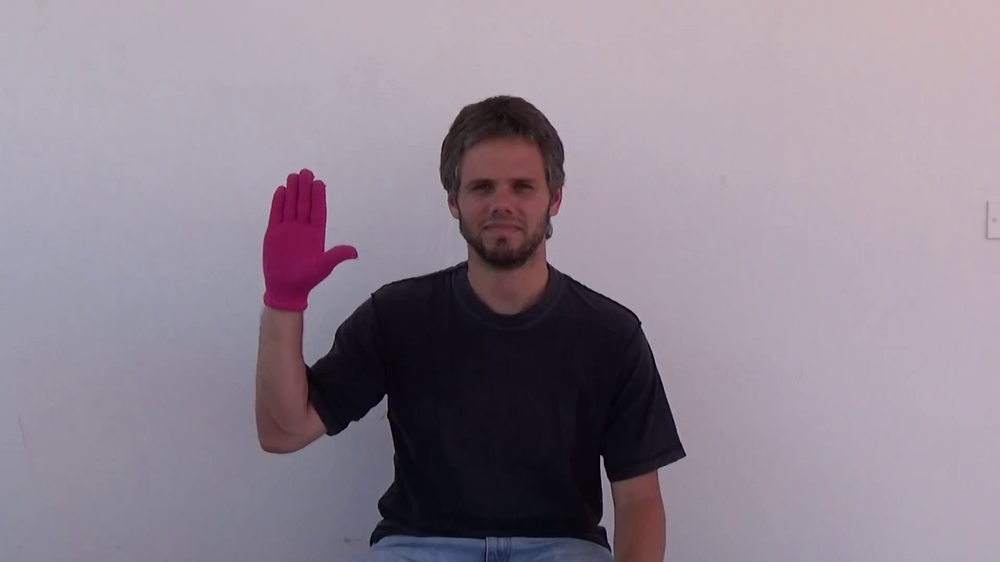
#> input picture image_test/001_010_003_frame_2.png, 1000 x 562 px, shrunk from 1920 x 1080 before the run
$ python -i handsegment.py   (imports and definitions only)
#> lines starting #> are read from the running program, lines starting #| are printed output that depends on the picture; after the words box and inside, x2 and y2 are one past the last pixel; in counts of white or black regions, pixels touching at a corner belong together
#> further down, picture is the input picture: shape (562, 1000, 3); mean B, G, R 146.3, 133.7, 144.7
import numpy as np
import cv2
boundaries = [
    ([0, 120, 0], [140, 255, 100]),
    ([25, 0, 75], [180, 38, 255])
]


#Segment hand from original image
def handsegment(frame):
    lower, upper = boundaries[0]
    lower = np.array(lower, dtype="uint8")
    upper = np.array(upper, dtype="uint8")
    mask1 = cv2.inRange(frame, lower, upper) #color 1
#> mask1: shape (562, 1000); every value is 0

    lower, upper = boundaries[1]
    lower = np.array(lower, dtype="uint8")
    upper = np.array(upper, dtype="uint8")
    mask2 = cv2.inRange(frame, lower, upper) # color 2
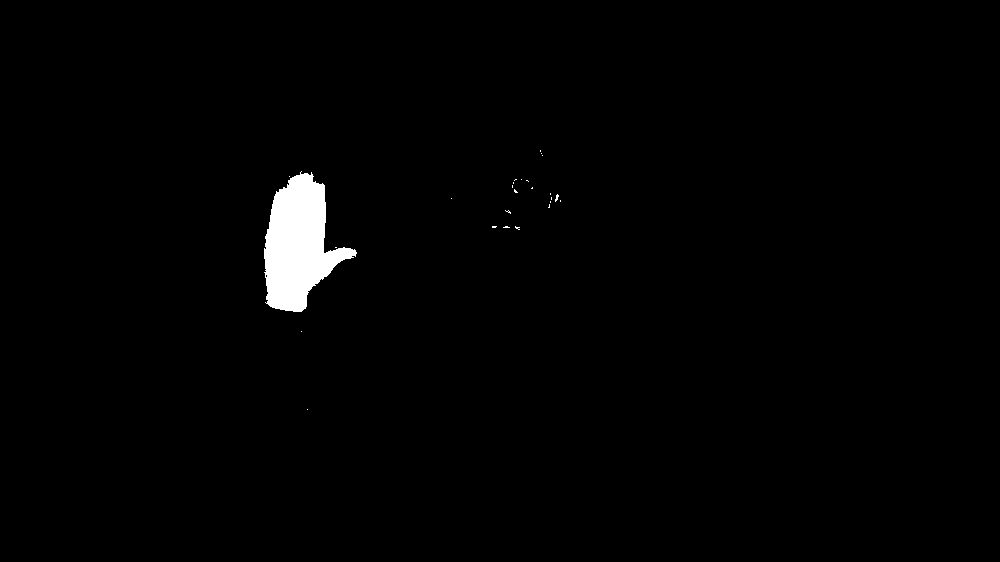
#> mask2: shape (562, 1000); 1.3% white; 26 white regions (25 under 20 px), largest, box (x1, y1, x2, y2) and area: (264, 171, 357, 312) 7351


    mask = cv2.bitwise_or(mask1, mask2) #take both color
    output = cv2.bitwise_and(frame, frame, mask=mask)

    return output

>>> import cv2
>>> picture = cv2.imread('../image_test/001_010_003_frame_2.png')
>>> result = handsegment(picture)
